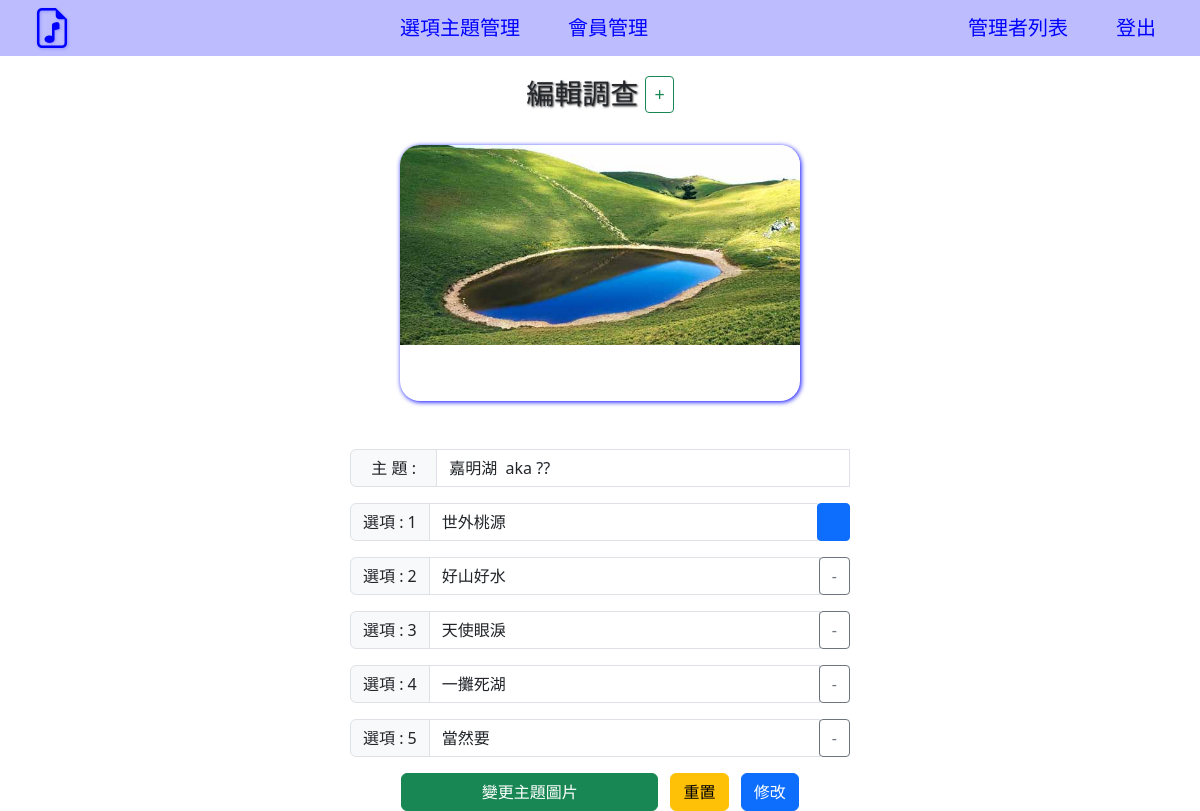
The app's page /admin_center.php?do=survey_edit&id=6 (signed in) with its own data.
### tables this page shows
CREATE TABLE `survey_subject_hw` (
  `id` int(12) UNSIGNED NOT NULL,
  `img` varchar(64) NOT NULL,
  `subject` text NOT NULL,
  `type` varchar(100) NOT NULL,
  `acive` tinyint(1) NOT NULL,
  `level` tinyint(1) NOT NULL,
  `vote` int(12) UNSIGNED NOT NULL,
  `created_at` timestamp NOT NULL DEFAULT current_timestamp(),
  `updated_at` timestamp NOT NULL DEFAULT current_timestamp() ON UPDATE current_timestamp()
);

CREATE TABLE `survey_options_hw` (
  `id` int(12) UNSIGNED NOT NULL,
  `subject_id` int(12) UNSIGNED NOT NULL,
  `opt` text NOT NULL,
  `vote` int(12) UNSIGNED NOT NULL,
  `creaded_at` timestamp NOT NULL DEFAULT current_timestamp(),
  `updated_at` timestamp NOT NULL DEFAULT current_timestamp() ON UPDATE current_timestamp()
);

### db/base.php (called while the page is built, shortened)
<?php
class DB
{
    protected $table;
       protected $dsn="mysql:host=localhost;charset=utf8;dbname=opinion";
    protected $pdo;
    function __construct($table)
    {
        $this->pdo = new PDO($this->dsn,'root','');
        $this->table = $table;
    }
    private function arrayToSqlArray($array){
        foreach ($array as $key => $value) {
            $tmp[] = "`$key`='$value'";
        }
        return $tmp;
    }
    function all(...$arg){
        $sql = "select * from $this->table ";
        if(isset($arg[0])){
            if(is_array($arg[0])){
                $tmp = $this->arrayToSqlArray($arg[0]);
                $sql .= " where " .join(" && ",$tmp);
            }else{
                $sql .= $arg[0];
            }
        }
        return $this->pdo->query($sql)->fetchAll(PDO::FETCH_ASSOC);
    }
    function find($id){
        $sql = "select * from $this->table where ";
        if(is_array($id)){
            $tmp = $this->arrayToSqlArray($id);
            $sql .= join(" && ",$tmp);
        }else{
            $sql .= " `id`=$id";
        }
        return $this->pdo->query($sql)->fetch(PDO::FETCH_ASSOC);
    }
}
function is_image($type){
    switch($type){
        case "image/gif";
        case "image/jpeg";
        case "image/png";
            return true;
        break;
    }
}
$subject = new DB("survey_subject_hw");
$options= new DB("survey_options_hw");

### back/survey_edit.php (the view, shortened to what this page needs)
<?php
if (isset($_GET['id'])) {
    $img = $subject->find(['id'=>$_GET['id']]) ;
    $opts = $options->all(['subject_id'=>$_GET['id']]);
} else {
    to("./admin_center.php?do=survey&error=請指定項目編輯");
}
?>
<h3>編輯調查 <button id="optionAdd" class="btn btn-outline-success btn-sm add" data-toggle="tooltip" data-placement="top" title="增加選項">+</button></h3>
<div class="img">
    <div >
        <?php
        if (!empty($_GET['id'])) {
            if (is_image($img['type'])) {
        ?>
                <img src="./upload/<?= $img['img'] ?>" alt="">
            <?php } else {
                $icon = dummy_icon($img['type']);
            ?>
                <img src="./material/<?= $icon ?>" class="ii" style="width: 144px;" alt="">
        <?php }
        } ?>
    </div>
</div>
<form action="./api/survey_edit.php" method="post" class="col-5 mx-auto  flex-wrap justify-content-center">
    <div class="input-group mb-3">
        <label class=" input-group-text ">&nbsp; 主 題 : &nbsp; </label>
        <input type="text" name="subject" value="<?= $img['subject'] ?>" class="form-control ">
    </div>
    <div>
        <?php
        foreach ($opts as $idx => $opt) {
        ?>
            <div class="input-group mb-3 col-8" id="opts">
                <label class=" input-group-text ">選項 :&nbsp;<span><?= $idx + 1; ?></span></label>
                <input type="text" name="opt[]" value="<?= $opt['opt'] ?>" class="form-control">
                <?php
                 if($idx==0){
                ?>
                <a href="#" class="btn btn-primary" role="button" style='border-radius:4px;width:33.14px;'></a>
                <?php }else{ ?>
                <a href="./api/survey_opt_del.php?id=<?= $opt['id'] ?>" class="btn btn-outline-secondary" role="button" style='border-radius:4px;'>-</a>
                <?php } ?>
            </div>
        <?php } ?>
    </div>
    <div class="text-center col-12 mt-3">
        <input class="btn btn-success mx-1" onclick="op('#cover','#cvr','./modal/renew.php?imgId=<?= $img['id']; ?>')" value="變更主題圖片">
        <input class="btn btn-warning mx-1" type="reset" value="重置">
        <input class="btn btn-primary mx-1" type="submit" value="修改">
    </div>
</form>

### css/front.css (style rules this page uses)
:root { --darkBlue:#000080; --lightBlue:#4D4DFF60; --blue:#00f; --darkenBlue:#262680; --fadeBlue:#0000CC; --white:#fff; }
form { width: 50%; margin: 40px auto; padding-top: 40px; background-color: var(--lightBlue); border-radius: 40px; box-shadow: 1px 1px 5px var(--darkBlue); }

### css/back.css (style rules this page uses)
:root { --darkBlue:#000080; --lightBlue:#4D4DFF60; --blue:#00f; --darkenBlue:#262680; --fadeBlue:#0000CC90; --white:#fff; }
* { box-sizing: border-box; padding: 0; margin: 0; }
h1,h3 { text-align: center; padding: 20px 0; text-shadow: 1px 1px 2px #333; margin:auto; font-size: 28px; }

### back/survey_edit.php (style rules this page uses)
* { padding: 0; margin: 0; }
.add { font-size: 18px; margin-bottom: 4px; }
form { width: 68%; margin: auto; background-color: #fff; box-shadow: none; }
.img { width: 25rem; height: 16rem; text-align: center; box-shadow: 1px 1px 5px var(--blue); margin: auto; border-radius: 20px; margin: 0.5rem auto; }
.img div { width: 100%; height: 100%; border-radius: 20px; overflow: hidden; }
.img div img { width: 100%; transform: scale(1,1); transition: all 0.3s ease-out; }

### records on screen
survey_subject_hw: img (picture), subject "嘉明湖 aka ??"
survey_options_hw: opt "世外桃源"
survey_options_hw: opt "好山好水"
survey_options_hw: opt "天使眼淚"
survey_options_hw: opt "一攤死湖"
survey_options_hw: opt "當然要"
